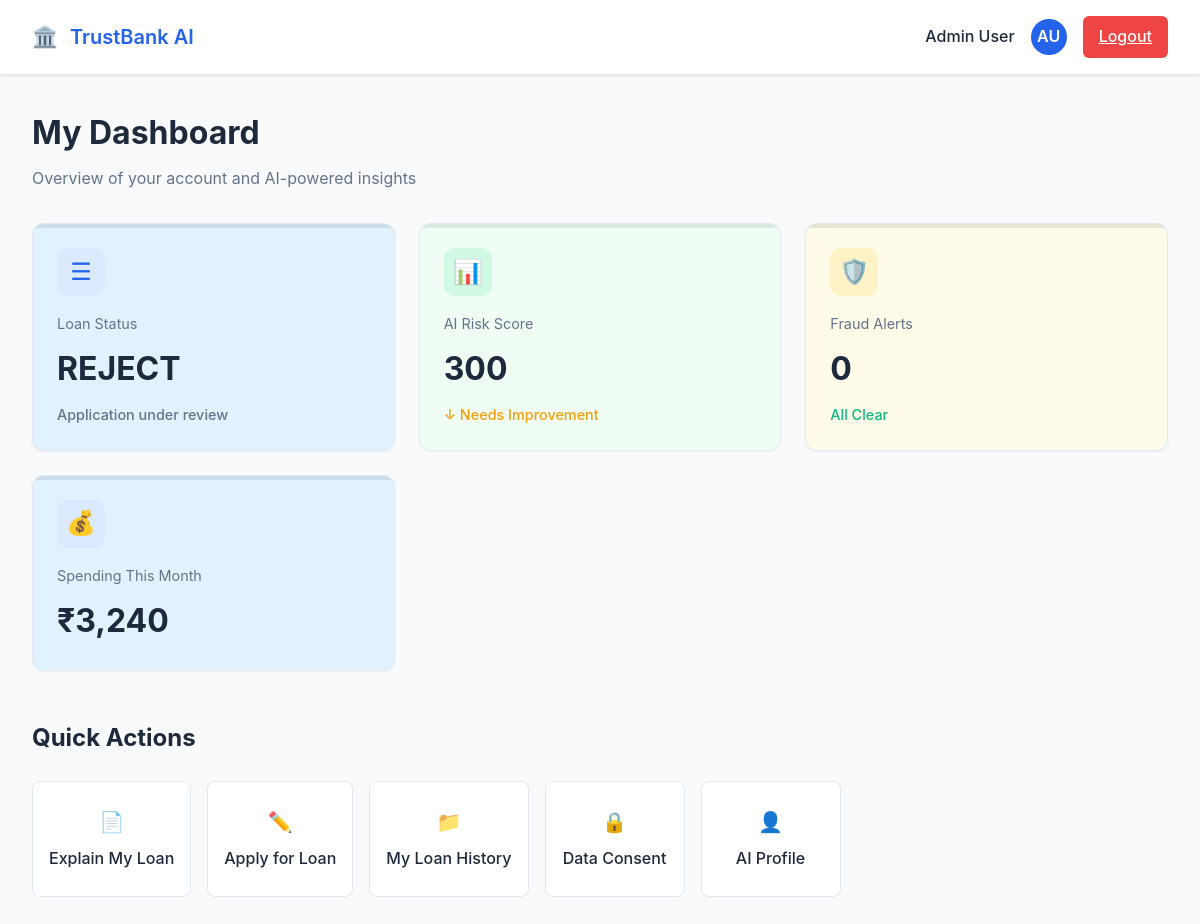
The page /dashboard (signed in) on the database its author committed.
### models.py (models this page shows, shortened)
class User(db.Model):
    id = db.Column(db.Integer, primary_key=True)
    name = db.Column(db.String(100), nullable=False)
    email = db.Column(db.String(120), unique=True, nullable=False)
    password_hash = db.Column(db.String(128))
    is_admin = db.Column(db.Boolean, default=False)
    loans = db.relationship('LoanApplication', backref='user', lazy=True)

class LoanApplication(db.Model):
    id = db.Column(db.Integer, primary_key=True)
    user_id = db.Column(db.Integer, db.ForeignKey('user.id'), nullable=False)
    amount = db.Column(db.Float, nullable=False)
    income = db.Column(db.Float, nullable=False)
    credit_score = db.Column(db.Integer, nullable=False)
    employment_years = db.Column(db.Float, nullable=False)
    debt_to_income = db.Column(db.Float, nullable=False)
    model_decision = db.Column(db.String(50))
    model_confidence = db.Column(db.Float)
    human_override = db.Column(db.String(50))
    explanation = db.Column(db.Text, nullable=True)  # Store rejection reasons or approval notes
    submitted_at = db.Column(db.DateTime, default=datetime.utcnow)

### app.py (the view)
@app.route('/dashboard')
def dashboard():
    if 'user_id' not in session:
        return redirect(url_for('login'))
    user = User.query.get(session['user_id'])
    if not user:
        session.pop('user_id', None)
        return redirect(url_for('login'))
    loans = LoanApplication.query.filter_by(user_id=user.id).order_by(LoanApplication.submitted_at.desc()).all()
    latest_loan = loans[0] if loans else None
    risk_score = 750  # Default
    ai_score = None
    if latest_loan:
        base_score = latest_loan.credit_score
        if latest_loan.debt_to_income < 0.3:
            risk_score = min(850, base_score + 30)
        elif latest_loan.debt_to_income < 0.4:
            risk_score = base_score
        else:
            risk_score = max(300, base_score - 50)
        ai_score = risk_score
    spending = 3240
    return render_template('dashboard.html',
                         user=user,
                         loans=loans,
                         latest_loan=latest_loan,
                         risk_score=risk_score,
                         ai_score=ai_score,
                         spending=spending)

### app.py (called while the page is built)
@app.template_filter('initials')
def initials_filter(name):
    if not name:
        return 'U'
    parts = name.strip().split()
    if len(parts) >= 2:
        return (parts[0][0] + parts[-1][0]).upper()
    return name[:2].upper() if len(name) >= 2 else name[0].upper()

### templates/dashboard.html (shortened to what this page needs)
<!DOCTYPE html>
<html lang="en">
<head>
    <link rel="stylesheet" href="{{ url_for('static', filename='style.css') }}">
</head>
<body>
    <div class="header">
        <div class="header-content">
            <div class="logo">
                <span class="logo-icon">🏛️</span>
                <span>TrustBank AI</span>
            </div>
            <div class="user-info">
                <span class="user-name">{{ user.name }}</span>
                <div class="user-avatar">{{ user.name|initials }}</div>
                <a href="{{ url_for('logout') }}" class="btn-logout">Logout</a>
            </div>
        </div>
    </div>
    <div class="container">
        <h1 class="page-title">My Dashboard</h1>
        <p class="page-subtitle">Overview of your account and AI-powered insights</p>
        <div class="stats-grid">
            <div class="stat-card" style="background: #e0f2fe;">
                <div class="stat-icon" style="background: #dbeafe; color: #2563eb;">
                    <span style="font-size: 1.5rem;">☰</span>
                </div>
                <div class="stat-label">Loan Status</div>
                {% if latest_loan %}
                    <div class="stat-value">{{ latest_loan.model_decision if latest_loan.model_decision else 'Pending' }}</div>
                    {% if latest_loan.model_decision == 'APPROVE' %}
                    <div class="stat-subtitle" style="color: var(--success); margin-top: 0.5rem;">
                        ✓ ₹{{ "{:,}".format(latest_loan.amount|int) }} Credit Line
                    </div>
                    <a href="{{ url_for('loan_explanation') }}" style="display: block; margin-top: 0.75rem; color: var(--primary); text-decoration: none; font-weight: 500;">
                        Click to see why
                    </a>
                    {% else %}
                    <div class="stat-subtitle" style="color: var(--text-secondary); margin-top: 0.5rem;">
                        Application under review
                    </div>
                    {% endif %}
                {% else %}
                    <div class="stat-value">Not Applied</div>
                {% endif %}
            </div>
            <div class="stat-card" style="background: #f0fdf4;">
                <div class="stat-icon" style="background: #d1fae5; color: #10b981;">
                    <span style="font-size: 1.5rem;">📊</span>
                </div>
                <div class="stat-label">AI Risk Score</div>
                {% if ai_score %}
                    <div class="stat-value">{{ ai_score }}</div>
                {% else %}
                    <div class="stat-value">—</div>
                {% endif %}
                {% if risk_score >= 750 %}
                <div class="stat-subtitle" style="color: var(--success); margin-top: 0.5rem;">
                    ↑ Excellent
                </div>
                {% elif risk_score >= 700 %}
                <div class="stat-subtitle" style="color: var(--success); margin-top: 0.5rem;">
                    ↑ Good
                </div>
                {% elif risk_score >= 650 %}
                <div class="stat-subtitle" style="color: var(--text-secondary); margin-top: 0.5rem;">
                    → Fair
                </div>
                {% elif latest_loan %}
                <div class="stat-subtitle" style="color: var(--warning); margin-top: 0.5rem;">
                    ↓ Needs Improvement
                </div>
                {% endif %}
            </div>
            <div class="stat-card" style="background: #fefce8;">
                <div class="stat-icon" style="background: #fef3c7; color: #f59e0b;">
                    <span style="font-size: 1.5rem;">🛡️</span>
                </div>
                <div class="stat-label">Fraud Alerts</div>
                <div class="stat-value">0</div>
                <div class="stat-subtitle" style="color: var(--success); margin-top: 0.5rem;">
                    All Clear
                </div>
            </div>
            <div class="stat-card" style="background: #e0f2fe;">
                <div class="stat-icon" style="background: #dbeafe; color: #2563eb;">
                    <span style="font-size: 1.5rem;">💰</span>
                </div>
                <div class="stat-label">Spending This Month</div>
                <div class="stat-value">₹{{ "{:,}".format(spending) }}</div>
            </div>
        </div>
        <div style="margin-top: 3rem;">
            <h2 class="page-title" style="font-size: 1.5rem; margin-bottom: 1.5rem;">Quick Actions</h2>
            <div class="quick-actions">
                <a href="{{ url_for('loan_explanation') }}" class="quick-action-btn">
                    <span style="font-size: 1.25rem; margin-bottom: 0.5rem;">📄</span>
                    <span>Explain My Loan</span>
                </a>
                <a href="{{ url_for('loan_form') }}" class="quick-action-btn">
                    <span style="font-size: 1.25rem; margin-bottom: 0.5rem;">✏️</span>
                    <span>Apply for Loan</span>
                </a>
                <a href="{{ url_for('loan_history') }}" class="quick-action-btn">
                    <span style="font-size: 1.25rem; margin-bottom: 0.5rem;">📁</span>
                    <span>My Loan History</span>
                </a>
                <a href="{{ url_for('consent') }}" class="quick-action-btn">
                    <span style="font-size: 1.25rem; margin-bottom: 0.5rem;">🔒</span>
                    <span>Data Consent</span>
                </a>
                <a href="{{ url_for('profile') }}" class="quick-action-btn">
                    <span style="font-size: 1.25rem; margin-bottom: 0.5rem;">👤</span>
                    <span>AI Profile</span>
                </a>
            </div>
        </div>
    </div>
</body>
</html>

### static/style.css (style rules this page uses)
* { margin: 0; padding: 0; box-sizing: border-box; }
:root { --primary: #2563eb; --primary-dark: #1e40af; --success: #10b981; --warning: #f59e0b; --danger: #ef4444; --bg-primary: #ffffff; --bg-secondary: #f8fafc; --text-primary: #1e293b; --text-secondary: #64748b; --border: #e2e8f0; }
body { font-family: -apple-system, BlinkMacSystemFont, 'Segoe UI', Roboto, sans-serif; background: var(--bg-secondary); color: var(--text-primary); line-height: 1.6; min-height: 100vh; }
.header { background: var(--bg-primary); border-bottom: 1px solid var(--border); padding: 1rem 2rem; box-shadow: 0 1px 3px rgba(0, 0, 0, 0.1); }
.header-content { max-width: 1400px; margin: 0 auto; display: flex; justify-content: space-between; align-items: center; }
.logo { display: flex; align-items: center; gap: 0.75rem; font-size: 1.25rem; font-weight: 600; color: var(--primary); }
.logo-icon { font-size: 1.3rem; }
.user-name { font-weight: 500; color: var(--text-primary); }
.user-info { display: flex; align-items: center; gap: 1rem; }
.user-avatar { width: 36px; height: 36px; border-radius: 50%; background: var(--primary); display: flex; align-items: center; justify-content: center; color: white; font-weight: 600; }
.btn-logout { padding: 0.5rem 1rem; background: var(--danger); color: white; border: none; border-radius: 6px; cursor: pointer; font-weight: 500; }
.container { max-width: 1400px; margin: 0 auto; padding: 2rem; }
.page-title { font-size: 2rem; font-weight: 700; margin-bottom: 0.5rem; }
.page-subtitle { color: var(--text-secondary); margin-bottom: 2rem; }
.stats-grid { display: grid; grid-template-columns: repeat(auto-fit, minmax(280px, 1fr)); gap: 1.5rem; margin-bottom: 2rem; }
.stat-card { background: white; border: 1px solid var(--border); border-radius: 12px; padding: 1.5rem; transition: all 0.2s; cursor: pointer; box-shadow: 0 1px 3px rgba(0, 0, 0, 0.05); position: relative; overflow: hidden; }
.stat-card::before { content: ''; position: absolute; top: 0; left: 0; right: 0; height: 4px; background: currentColor; opacity: 0.1; }
.stat-subtitle { font-size: 0.9rem; font-weight: 500; }
.quick-actions { display: flex; gap: 1rem; flex-wrap: wrap; }
.quick-action-btn { display: flex; flex-direction: column; align-items: center; justify-content: center; padding: 1.5rem 1rem; background: white; border: 1px solid var(--border); border-radius: 8px; text-decoration: none; color: var(--text-primary); font-weight: 500; transition: all 0.2s; min-width: 140px; text-align: center; }
.stat-icon { width: 48px; height: 48px; border-radius: 10px; display: flex; align-items: center; justify-content: center; font-size: 1.5rem; margin-bottom: 1rem; background: #dbeafe; color: #2563eb; }
.stat-label { color: var(--text-secondary); font-size: 0.9rem; margin-bottom: 0.5rem; }
.stat-value { font-size: 2rem; font-weight: 700; }

### rows shown on the page
User: name "Admin User", name|initials "AU"
LoanApplication: model_decision "REJECT"

### other values the page prints
{{ ai_score }} "300"
{{ "{:,}".format(spending) }} "3,240"
